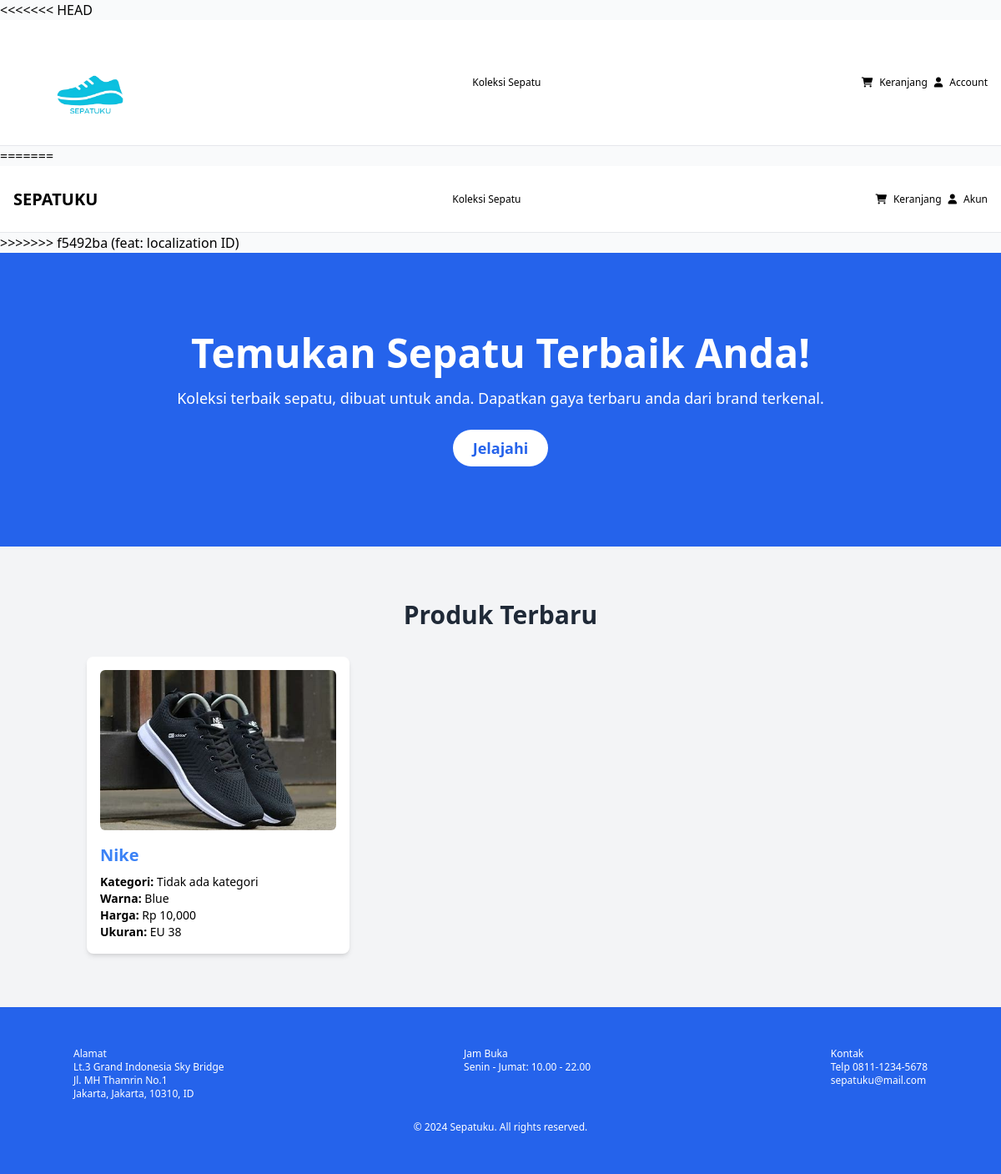
The page / on the database its author committed.
### products/models.py (models this page shows, shortened)
class Product(models.Model):
    COLORS = [
        ('Red', 'Red'),
        ('Blue', 'Blue'),
        ('Green', 'Green'),
        ('Black', 'Black'),
        ('White', 'White'),
        ('Other', 'Other')
    ]
    SIZES = [
        ('36', 'EU 36'),
        ('37', 'EU 37'),
        ('38', 'EU 38'),
        ('39', 'EU 39'),
        ('40', 'EU 40'),
        ('41', 'EU 41'),
        ('42', 'EU 42'),
        ('43', 'EU 43'),
        ('44', 'EU 44'),
        ('45', 'EU 45'),
        ('46', 'EU 46'),
        ('47', 'EU 47'),
    ]
    name = models.CharField(max_length=64)
    description = models.TextField(blank=True)
    price = models.DecimalField(max_digits=10, decimal_places=2)
    stock = models.PositiveIntegerField(default=0)
    category = models.ForeignKey(
        Category,
        on_delete=models.CASCADE,
        related_name='products',
        null=True,
        blank=True
    )
    color = models.CharField(
        max_length=16,
        choices=COLORS,
        null=True,
        blank=True
    )
    size = models.CharField(
        max_length=3,
        choices=SIZES,
        null=True,
        blank=True
    )
    image = models.ImageField(upload_to='products/', blank=True, null=True)
    created_at = models.DateTimeField(default=timezone.now)

### store/views.py (the view)
# urls.py: path('', views.homepage, name='homepage'),
def homepage(request):
    products = Product.objects.all().order_by('-created_at')[:2]
    return render(request, 'index.html', {'products': products})

### products/templatetags/rupiah_filter.py (called while the page is built)
@register.filter
def rupiah_format(value):
    value = int(value)
    formatted_value = f"{value:,}"
    return f"Rp {formatted_value}"

### store/templates/index.html (shortened to what this page needs)
<!DOCTYPE html>
<html lang="en">
  <head>
    <link href="/static/output.css" rel="stylesheet" />
  </head>
  <body class="bg-gray-50">
    {% include 'components/navbar.html' %}
    <section class="bg-blue-600 text-white py-24">
      <div class="container mx-auto text-center">
        <h1 class="text-4xl font-extrabold sm:text-5xl">Temukan Sepatu Terbaik Anda!</h1>
        <p class="mt-4 text-lg">Koleksi terbaik sepatu, dibuat untuk anda. Dapatkan gaya terbaru anda dari brand terkenal.</p>
        <a href="{% url 'product_list' %}" class="mt-6 inline-block bg-white text-blue-600 py-2 px-6 rounded-full text-lg font-semibold hover:bg-gray-100">Jelajahi</a>
      </div>
    </section>
    <section id="products" class="py-16 bg-gray-100">
      <div class="container mx-auto px-4">
        <h2 class="text-3xl font-semibold text-center text-gray-800 pb-8">Produk Terbaru</h2>
        {% include 'components/product_new.html' %}
      </div>
    </section>
    {% include 'components/footer.html' %}
  </body>
</html>

### store/templates/components/product_new.html (shortened to what this page needs)
{% load rupiah_filter %}
<div class="grid grid-cols-1 md:grid-cols-2 lg:grid-cols-3 gap-6">
    {% for product in products %}
        <div class="bg-white shadow-md rounded-lg p-4">
            {% if product.image %}
                <img src="{{ product.image.url }}" alt="{{ product.name }}" class="w-full h-48 object-cover rounded-md mb-4">
            {% endif %}
            <h2 class="text-xl font-semibold">
                <a href="{% url 'product_detail' product.id %}" class="text-blue-500 hover:underline">{{ product.name }}</a>
            </h2>
            <p class="text-sm"><strong>Kategori:</strong> {% if product.category %}{{ product.category.name }}{% else %}Tidak ada kategori{% endif %}</p>
            <p class="text-sm"><strong>Warna:</strong> {{ product.color }}</p>
            <p class="text-sm"><strong>Harga:</strong> {{ product.price|rupiah_format }}</p>
            <p class="text-sm"><strong>Ukuran:</strong> EU {{ product.size }}</p>
        </div>
    {% empty %}
        <p class="col-span-full text-center text-gray-500">Tidak ada produk saat ini.</p>
    {% endfor %}
</div>

### rows shown on the page
Product: image (picture), name "Nike", shows "Tidak ada kategori", color "Blue", price|rupiah_format "Rp 10,000", size "38"
